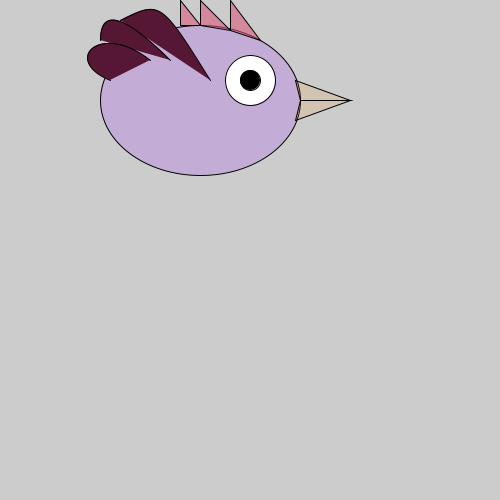
Frame 1 (no input)
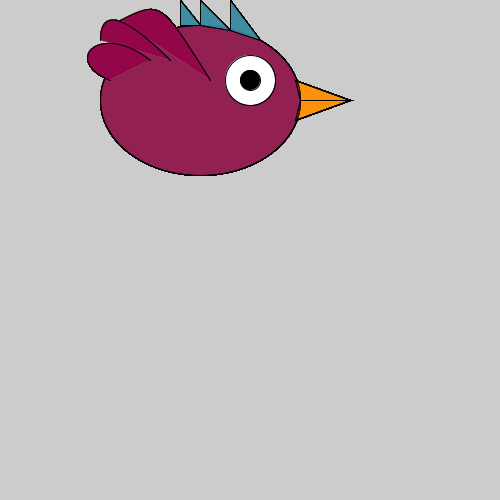
Frame 60 (the mouse pressed at the canvas centre just before this capture)
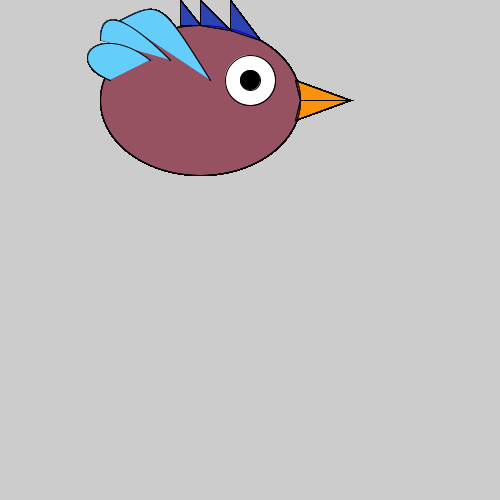
Frame 120 (the mouse held since frame 60 and released just before this capture)

The Processing sketch that drew these frames (run headless with seeded random() and noise(); from frame 60 on, the mouse is pressed at the canvas centre):

// Processing sketch: angryBirdSprite
// ── angryBirdSprite.pde
void setup(){
  size(500, 500);
}



void draw(){
  fill(random(255), random(255), random(255), random(255));
  ellipse(200, 100, 200, 150);
  //beak
  fill(252, 146, 5, 34);
  triangle(295, 80, 350, 100, 300, 100);
  triangle(300, 100, 350, 100, 295, 120);
  //eyes
  fill(255);
  ellipse(250, 80, 50, 50);
  fill(0);
  ellipse(250, 80, 20, 20);
  //hair
  fill(random(255), random(255), random(255), random(255));
  triangle(260, 40, 230, 0, 230, 30);
  triangle(230, 30, 200, 0, 200, 25);
  triangle(200, 25, 180, 0, 180, 25);
  //wings
  fill(random(255), random(255), random(255));
  bezier(210, 80, 160, 0, 160, 0, 120, 20);
  bezier(170, 60, 120, 10, 100, 10, 100, 40);
  bezier(150, 60, 100, 20, 60, 60, 110, 80);
  
}
